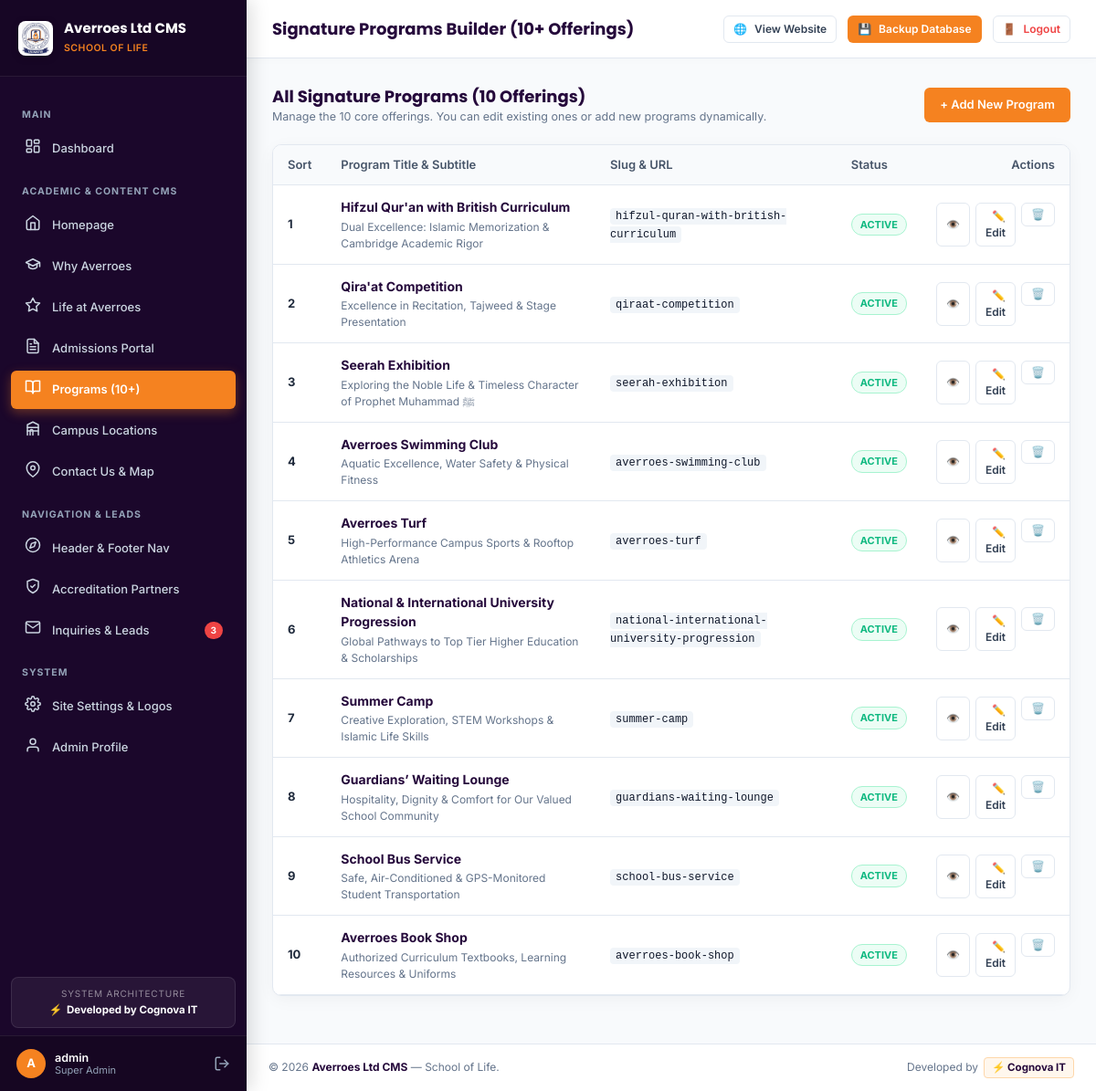
/admin/programs.php (signed in), run on the app's committed database.
### tables this page shows
CREATE TABLE `programs` (
  `id` int(10) unsigned NOT NULL AUTO_INCREMENT,
  `title` varchar(190) NOT NULL,
  `slug` varchar(190) DEFAULT NULL,
  `subtitle` varchar(255) DEFAULT NULL,
  `summary` text NOT NULL,
  `body_html` longtext DEFAULT NULL,
  `highlights_json` text DEFAULT NULL,
  `stats_json` text DEFAULT NULL,
  `meta_description` text DEFAULT NULL,
  `icon` varchar(255) NOT NULL,
  `banner_image` varchar(255) DEFAULT NULL,
  `image_row1` varchar(255) DEFAULT NULL,
  `image_row2` varchar(255) DEFAULT NULL,
  `link_url` varchar(500) NOT NULL DEFAULT '#',
  `link_text` varchar(100) NOT NULL DEFAULT 'Learn More',
  `sort_order` int(11) NOT NULL DEFAULT 0,
  `is_active` tinyint(1) NOT NULL DEFAULT 1,
  PRIMARY KEY (`id`),
  UNIQUE KEY `slug` (`slug`)
);

### config/config.php (called while the page is built, shortened)
<?php
function base_url(string $path = ''): string {
    static $base = null;
    if ($base === null) {
        if (php_sapi_name() === 'cli') {
            $base = '/averroes';
        } else {
            $script = str_replace('\\', '/', $_SERVER['SCRIPT_NAME'] ?? '/averroes/index.php');
            $dir = dirname($script);
            if (in_array(basename($dir), ['admin', 'includes', 'api', 'scripts'], true)) {
                $dir = dirname($dir);
            }
            $base = ($dir === '/' || $dir === '\\' || $dir === '.') ? '' : rtrim($dir, '/');
        }
    }
    if ($path === '' || $path === '/') {
        return ($base === '' ? '/' : $base . '/');
    }
    return ($base === '' ? '/' : $base . '/') . ltrim($path, '/');
}

### admin/programs.php (the view, shortened to what this page needs)
<?php
require_once __DIR__ . '/includes/auth.php';
$action = $_GET['action'] ?? 'list';
$editItem = null;
if ($pdo !== null) {
    try {
        $programs = $pdo->query("SELECT * FROM programs ORDER BY sort_order ASC, id ASC")->fetchAll(PDO::FETCH_ASSOC);
    } catch (Throwable $e) {
        error_log('[Programs Fetch] ' . $e->getMessage());
    }
}
require_once __DIR__ . '/includes/header.php';
?>
<?php if ($action === 'edit' || $action === 'new'):
    $p = $editItem ?? [
        'id' => 0,
        'title' => '',
        'slug' => '',
        'subtitle' => '',
        'summary' => '',
        'body_html' => '',
        'highlights_json' => '[]',
        'icon' => 'assets/img/cap.svg',
        'banner_image' => 'assets/img/Campus-1.jpg',
        'image_row1' => '',
        'image_row2' => '',
        'sort_order' => count($programs) + 1,
        'is_active' => 1,
    ];
    $hlLines = '';
    if (!empty($p['highlights_json'])) {
        $decoded = json_decode($p['highlights_json'], true);
        if (is_array($decoded)) {
            $hlLines = implode("\n", $decoded);
        }
    }
?>
    <div style="display:flex; justify-content:space-between; align-items:center; margin-bottom:20px;">
        <div>
            <h2 style="font-family:'Poppins',sans-serif; font-size:18px; color:var(--adm-primary); font-weight:700;">
                <?= ($p['id'] > 0) ? 'Edit Program: ' . htmlspecialchars($p['title']) : '+ Add New Signature Program' ?>
            </h2>
            <p style="font-size:12.5px; color:#64748B;">Updates the program's dedicated page (program.php?slug=...) and navbar dropdown.</p>
        </div>
        <a href="programs.php" class="adm-btn adm-btn-secondary">
            &larr; Back to Program List
        </a>
    </div>
    <form method="POST" action="" enctype="multipart/form-data">
        <input type="hidden" name="csrf_token" value="<?= csrf_token() ?>">
        <input type="hidden" name="form_action" value="save_program">
        <input type="hidden" name="program_id" value="<?= $p['id'] ?>">
        <div class="adm-card">
            <div class="adm-card-header">
                <div class="adm-card-title">
                    <span>Program Identity & Content</span>
                </div>
                <label style="font-size:12.5px; display:inline-flex; align-items:center; gap:6px; cursor:pointer;">
                    <input type="checkbox" name="is_active" value="1" <?= (!empty($p['is_active'])) ? 'checked' : '' ?>>
                    <span style="font-weight:600;">Active on Live Site</span>
                </label>
            </div>
            <div class="adm-card-body">
                <div class="adm-form-grid">
                    <div class="adm-form-group">
                        <label class="adm-label">Program Title <span class="req">*</span></label>
                        <input type="text" name="title" class="adm-input" value="<?= htmlspecialchars($p['title']) ?>" placeholder="e.g. Qira'at Competition" required>
                    </div>
                    <div class="adm-form-group">
                        <label class="adm-label">URL Slug (e.g. qiraat-competition)</label>
                        <input type="text" name="slug" class="adm-input" value="<?= htmlspecialchars($p['slug']) ?>" placeholder="auto-generated from title">
                    </div>
                    <div class="adm-form-group">
                        <label class="adm-label">Display Sort Order</label>
                        <input type="number" name="sort_order" class="adm-input" value="<?= (int)$p['sort_order'] ?>">
                    </div>
                </div>
                <div class="adm-form-group">
                    <label class="adm-label">Subtitle / Key Descriptor</label>
                    <input type="text" name="subtitle" class="adm-input" value="<?= htmlspecialchars($p['subtitle'] ?? '') ?>" placeholder="e.g. Excellence in Recitation, Tajweed & Stage Presentation">
                </div>
                <div class="adm-form-group">
                    <label class="adm-label">Short Summary (Appears in Card / Sliders)</label>
                    <textarea name="summary" class="adm-textarea" rows="2"><?= htmlspecialchars($p['summary'] ?? '') ?></textarea>
                </div>
                <div class="adm-form-group">
                    <label class="adm-label">Detailed Body Content (HTML allowed)</label>
                    <textarea name="body_html" class="adm-textarea" rows="7" style="font-family:monospace;"><?= htmlspecialchars($p['body_html'] ?? '') ?></textarea>
                    <div class="adm-hint">You can use standard HTML tags like &lt;p&gt;, &lt;strong&gt;, &lt;em&gt;, &lt;ul&gt;, &lt;li&gt;.</div>
                </div>
                <div class="adm-form-group">
                    <label class="adm-label">Key Highlights (1 item per line)</label>
                    <textarea name="highlights_raw" class="adm-textarea" rows="4"><?= htmlspecialchars($hlLines) ?></textarea>
                    <div class="adm-hint">Each line will become a bullet point in the program highlights box.</div>
                </div>
            </div>
        </div>
        <div class="adm-card">
            <div class="adm-card-header">
                <div class="adm-card-title">
                    <span>🖼️ Program Visual Media & Subpage Showcase Images</span>
                </div>
                <span class="adm-pill orange">Direct Uploads Supported</span>
            </div>
            <div class="adm-card-body">
                <div class="adm-form-grid">
                    <?= render_image_upload_field('Program Icon (SVG / PNG)', 'icon_file', 'icon', $p['icon'] ?? 'assets/img/cap.svg', 'Upload an SVG or high-res transparent PNG icon.') ?>
                    <?= render_image_upload_field('Program Banner Image', 'banner_image_file', 'banner_image', $p['banner_image'] ?? 'assets/img/Campus-1.jpg', 'Hero banner or campus landscape.') ?>
                </div>
                <div class="adm-form-grid" style="margin-top:10px;">
                    <?= render_image_upload_field('Subpage Section 1 Showcase Photo (Row 1)', 'image_row1_file', 'image_row1', $p['image_row1'] ?? '', 'Primary action photo displayed in the first section of the subpage.') ?>
                    <?= render_image_upload_field('Subpage Section 2 Showcase Photo (Row 2)', 'image_row2_file', 'image_row2', $p['image_row2'] ?? '', 'Secondary feature or community photo displayed in the second section.') ?>
                </div>
            </div>
        </div>
        <div style="text-align:right; margin-bottom:40px;">
            <button type="submit" class="adm-btn adm-btn-primary" style="padding:12px 24px;">
                💾 Save Signature Program
            </button>
        </div>
    </form>
<?php else: ?>
    <div style="display:flex; justify-content:space-between; align-items:center; margin-bottom:20px;">
        <div>
            <h2 style="font-family:'Poppins',sans-serif; font-size:18px; color:var(--adm-primary); font-weight:700;">
                All Signature Programs (<?= count($programs) ?> Offerings)
            </h2>
            <p style="font-size:12.5px; color:#64748B;">Manage the 10 core offerings. You can edit existing ones or add new programs dynamically.</p>
        </div>
        <a href="programs.php?action=new" class="adm-btn adm-btn-primary">
            + Add New Program
        </a>
    </div>
    <div class="adm-card">
        <div class="adm-table-wrap">
            <table class="adm-table">
                <thead>
                    <tr>
                        <th style="width:50px;">Sort</th>
                        <th>Program Title & Subtitle</th>
                        <th>Slug & URL</th>
                        <th>Status</th>
                        <th style="width:140px; text-align:right;">Actions</th>
                    </tr>
                </thead>
                <tbody>
                    <?php foreach ($programs as $prog): ?>
                        <tr>
                            <td><strong><?= (int)$prog['sort_order'] ?></strong></td>
                            <td>
                                <strong style="font-size:14px; color:var(--adm-primary);"><?= htmlspecialchars($prog['title']) ?></strong>
                                <?php if (!empty($prog['subtitle'])): ?>
                                    <div style="font-size:12px; color:#64748B; margin-top:2px;"><?= htmlspecialchars($prog['subtitle']) ?></div>
                                <?php endif; ?>
                            </td>
                            <td>
                                <code style="background:#F1F5F9; padding:2px 6px; border-radius:4px; font-size:12px; color:#0F172A;">
                                    <?= htmlspecialchars($prog['slug']) ?>
                                </code>
                            </td>
                            <td>
                                <?php if ($prog['is_active']): ?>
                                    <span class="adm-pill green">Active</span>
                                <?php else: ?>
                                    <span class="adm-pill red">Hidden</span>
                                <?php endif; ?>
                            </td>
                            <td style="text-align:right;">
                                <div style="display:inline-flex; gap:6px;">
                                    <a href="<?= base_url('program.php?slug=' . urlencode($prog['slug'])) ?>" target="_blank" class="adm-btn adm-btn-secondary adm-btn-sm" title="Preview live page">
                                        👁️
                                    </a>
                                    <a href="programs.php?action=edit&id=<?= $prog['id'] ?>" class="adm-btn adm-btn-secondary adm-btn-sm" title="Edit program">
                                        ✏️ Edit
                                    </a>
                                    <form method="POST" action="" style="display:inline;">
                                        <button type="submit" class="adm-btn adm-btn-secondary adm-btn-sm btn-confirm-delete" data-title="<?= htmlspecialchars($prog['title']) ?>" style="color:#EF4444;" title="Delete program">
                                            🗑️
                                        </button>
                                    </form>
                                </div>
                            </td>
                        </tr>
                    <?php endforeach; ?>
                </tbody>
            </table>
        </div>
    </div>
<?php endif; ?>
<?php require_once __DIR__ . '/includes/footer.php'; ?>

### admin/css/admin.css (style rules this page uses)
:root { --adm-primary: #25093B; --adm-primary-light: #3D125E; --adm-primary-dark: #190529; --adm-accent: #F58220; --adm-accent-hover: #E07113; --adm-accent-tint: #FFF0E5; --adm-accent-border: #FCD5C0; --adm-sidebar-bg: #1B072B; --adm-sidebar-hover: #2B0C44; --adm-sidebar-active: #F58220; --adm-bg: #F8FAFC; --adm-card-bg: #FFFFFF; --adm-border: #E2E8F0; --adm-text: #1E293B; --adm-text-muted: #64748B; --adm-success: #10B981; --adm-success-tint: #ECFDF5; --adm-danger: #EF4444; --adm-danger-tint: #FEF2F2; --adm-warning: #F59E0B; --adm-warning-tint: #FFFBEB; --adm-info: #0284C7; --adm-info-tint: #F0F9FF; --adm-radius: 10px; --adm-radius-sm: 6px; --adm-shadow: 0 4px 20px -2px rgba(15, 23, 42, 0.05); --adm-shadow-md: 0 10px 25px -3px rgba(15, 23, 42, 0.08); }
* { box-sizing: border-box; margin: 0; padding: 0; }
body { font-family: 'Inter', -apple-system, BlinkMacSystemFont, 'Segoe UI', Roboto, sans-serif; background-color: var(--adm-bg); color: var(--adm-text); font-size: 14px; line-height: 1.5; display: flex; min-height: 100vh; }
.adm-card { background: var(--adm-card-bg); border-radius: var(--adm-radius); border: 1px solid var(--adm-border); box-shadow: var(--adm-shadow); margin-bottom: 24px; overflow: hidden; }
.adm-btn { display: inline-flex; align-items: center; justify-content: center; gap: 8px; padding: 8px 16px; font-size: 13px; font-weight: 600; border-radius: var(--adm-radius-sm); border: 1px solid transparent; cursor: pointer; text-decoration: none; transition: all 0.15s ease; }
.adm-btn-primary { background: var(--adm-accent); color: #FFFFFF; }
.adm-btn-secondary { background: #FFFFFF; color: #334155; border-color: var(--adm-border); }
.adm-btn-sm { padding: 5px 10px; font-size: 12px; }
.adm-table-wrap { overflow-x: auto; }
.adm-table { width: 100%; border-collapse: collapse; font-size: 13px; }
.adm-table th { background: #F8FAFC; padding: 12px 16px; font-weight: 600; text-align: left; color: #475569; border-bottom: 1px solid var(--adm-border); }
.adm-table td { padding: 13px 16px; border-bottom: 1px solid var(--adm-border); vertical-align: middle; }
.adm-pill { display: inline-block; padding: 3px 9px; font-size: 11px; font-weight: 700; border-radius: 12px; text-transform: uppercase; }
.adm-pill.green { background: var(--adm-success-tint); color: var(--adm-success); border: 1px solid #A7F3D0; }

### data on the page
programs: sort_order "1", title "Hifzul Qur'an with British Curriculum", subtitle "Dual Excellence: Islamic Memorization & Cambridge Academic Rigor", slug "hifzul-quran-with-british-curriculum", is_active "ACTIVE"
programs: sort_order "2", title "Qira'at Competition", subtitle "Excellence in Recitation, Tajweed & Stage Presentation", slug "qiraat-competition", is_active "ACTIVE"
programs: sort_order "3", title "Seerah Exhibition", subtitle "Exploring the Noble Life & Timeless Character of Prophet Muhammad ﷺ", slug "seerah-exhibition", is_active "ACTIVE"
programs: sort_order "4", title "Averroes Swimming Club", subtitle "Aquatic Excellence, Water Safety & Physical Fitness", slug "averroes-swimming-club", is_active "ACTIVE"
programs: sort_order "5", title "Averroes Turf", subtitle "High-Performance Campus Sports & Rooftop Athletics Arena", slug "averroes-turf", is_active "ACTIVE"
programs: sort_order "6", title "National & International University Progression", subtitle "Global Pathways to Top Tier Higher Education & Scholarships", slug "national-international-university-progression", is_active "ACTIVE"
programs: sort_order "7", title "Summer Camp", subtitle "Creative Exploration, STEM Workshops & Islamic Life Skills", slug "summer-camp", is_active "ACTIVE"
programs: sort_order "8", title "Guardians’ Waiting Lounge", subtitle "Hospitality, Dignity & Comfort for Our Valued School Community", slug "guardians-waiting-lounge", is_active "ACTIVE"
programs: sort_order "9", title "School Bus Service", subtitle "Safe, Air-Conditioned & GPS-Monitored Student Transportation", slug "school-bus-service", is_active "ACTIVE"
programs: sort_order "10", title "Averroes Book Shop", subtitle "Authorized Curriculum Textbooks, Learning Resources & Uniforms", slug "averroes-book-shop", is_active "ACTIVE"

### other printed values
$countInquiries "3"
substr($adminUsername, 0, 1) "A"
$adminUsername "admin"
$pageTitle "Signature Programs Builder (10+ Offerings)"
count($programs) "10"
